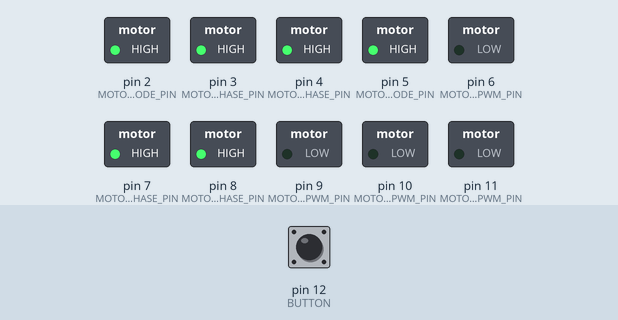
Recording of a sketch running on a simulated Arduino Nano, built with avr-gcc and run on an emulated ATmega328P. On the bench: switched loads named in the sketch (green lamp = pin HIGH). The test bench sets the inputs (shaded band); at power-on: pin 12 (BUTTON) HIGH.

Above: at 1.2 s.
1.3 s: pin 12 (BUTTON) pulled LOW for 0.15 s
At 3.3 s:
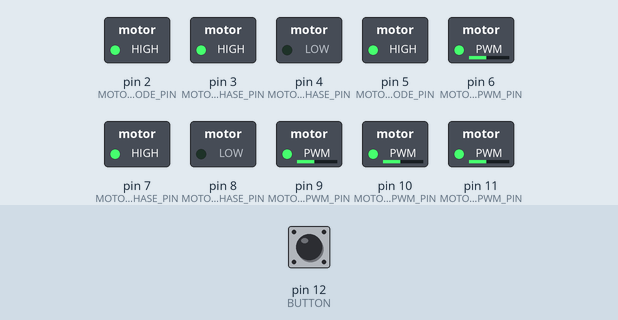
At 6.2 s:
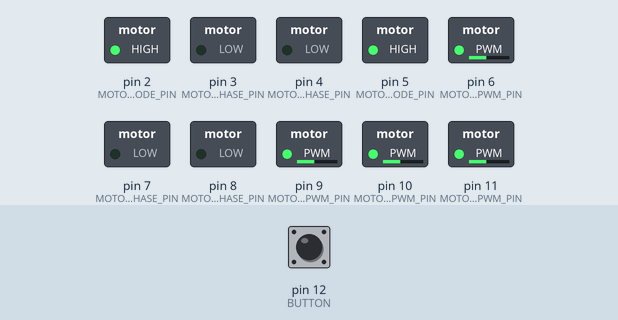
7.4 s: pin 12 (BUTTON) pulled LOW for 1 s
At 11.3 s:
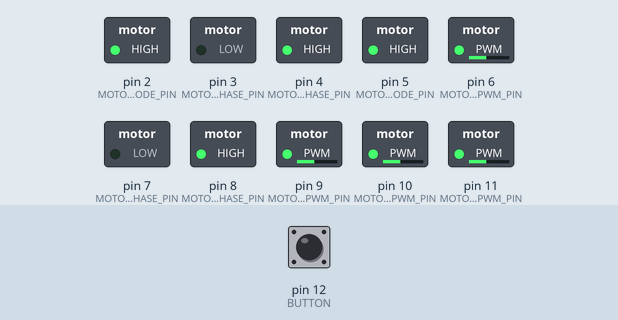
Timing chart, 0 to 16.4 s (numbered marks = the images above; inputs shaded):
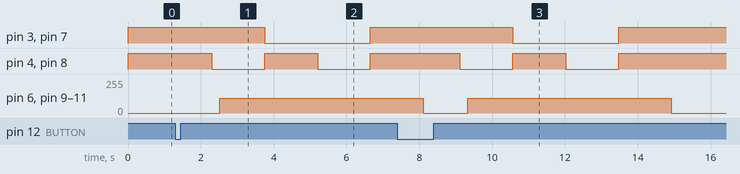

The sketch:

Minibot.ino
```cpp
#include "RoverFunctions.hpp"

void setup() {
  // put your setup code here, to run once:
  InitializeRover();
}
void loop() {
  // put your main code here, to run repeatedly:
  if(ButtonPressed()){
    DelaySeconds(1);
    #include "Code.h"
    Stop();
  }

}
```

Code.h
```cpp
/* Place code here!*/
Spin(LEFT,1);
Spin(RIGHT,1);
Forward(1);
Backward(1);
```

RoverFunctions.cpp
```cpp
#include "RoverFunctions.hpp"

#define MOTOR1B_PWM_PIN 11
#define MOTOR1B_PHASE_PIN 8
#define MOTOR1A_PWM_PIN 10
#define MOTOR1A_PHASE_PIN 7
#define MOTOR1_MODE_PIN 5

#define MOTOR2B_PWM_PIN 9
#define MOTOR2B_PHASE_PIN 4
#define MOTOR2A_PWM_PIN 6
#define MOTOR2A_PHASE_PIN 3
#define MOTOR2_MODE_PIN 2

#define DEFAULT_SPEED 110
#define DEFAULT_SPEED_SLOW 210

int motor1BSpeed = 0;
int motor1ASpeed = 0;
int motor2BSpeed = 0;
int motor2ASpeed = 0;

static inline bool ReachTarget(int* current, int target){
  bool ret = false;
  if(*current < target){
    (*current)++;
    ret = true;
  }
  else if (*current > target){
    (*current)--;
    ret = true;
  }

  return ret;
}

void DelaySeconds(float time){
  if(time < 0) time = -1*time;
  if(time>MAX_DELAY) time = MAX_DELAY;
  delay(time*1000);
}

bool ButtonPressed(void){
  if(digitalRead(BUTTON)){
    return false;
  } else {
    return true;
  }
}

static void SetSpeeds(int M1BTarget,int M1ATarget,int M2BTarget,int M2ATarget){
  int expirationCnt = 0;
  bool refresh = true;
  while(refresh && (expirationCnt<255)){
    refresh = false;
    if(ReachTarget(&motor1BSpeed,M1BTarget)){
      analogWrite(MOTOR1B_PWM_PIN, motor1BSpeed);
      refresh = true;
    }
    if(ReachTarget(&motor1ASpeed,M1ATarget)){
      analogWrite(MOTOR1A_PWM_PIN, motor1ASpeed);
      refresh = true;
    }
    if(ReachTarget(&motor2BSpeed,M2BTarget)){
      analogWrite(MOTOR2B_PWM_PIN, motor2BSpeed);
      refresh = true;
    }
    if(ReachTarget(&motor2ASpeed,M2ATarget)){
      analogWrite(MOTOR2A_PWM_PIN, motor2ASpeed);
      refresh = true;
    }
    delay(2);
    expirationCnt++;
  }
}

void Stop(void){
  SetSpeeds(0,0,0,0);
  /*analogWrite(MOTOR1B_PWM_PIN, 0);
  analogWrite(MOTOR1A_PWM_PIN, 0);
  analogWrite(MOTOR2B_PWM_PIN, 0);
  analogWrite(MOTOR2A_PWM_PIN, 0);*/
}

void stop(void){
  Stop();
}

void Forward(float time){
  digitalWrite(MOTOR1B_PHASE_PIN, FORWARD);
  digitalWrite(MOTOR1A_PHASE_PIN, FORWARD);
  digitalWrite(MOTOR2B_PHASE_PIN, FORWARD);
  digitalWrite(MOTOR2A_PHASE_PIN, FORWARD);
  SetSpeeds(DEFAULT_SPEED,DEFAULT_SPEED,DEFAULT_SPEED,DEFAULT_SPEED);
  /*analogWrite(MOTOR1B_PWM_PIN, DEFAULT_SPEED);
  analogWrite(MOTOR1A_PWM_PIN, DEFAULT_SPEED);
  analogWrite(MOTOR2B_PWM_PIN, DEFAULT_SPEED);
  analogWrite(MOTOR2A_PWM_PIN, DEFAULT_SPEED);*/
  DelaySeconds(time);
  Stop();
}

void forward(float time){
  Forward(time);
}

void Backward(float time){
  digitalWrite(MOTOR1B_PHASE_PIN, BACKWARD);
  digitalWrite(MOTOR1A_PHASE_PIN, BACKWARD);
  digitalWrite(MOTOR2B_PHASE_PIN, BACKWARD);
  digitalWrite(MOTOR2A_PHASE_PIN, BACKWARD);
  SetSpeeds(DEFAULT_SPEED,DEFAULT_SPEED,DEFAULT_SPEED,DEFAULT_SPEED);
  /*analogWrite(MOTOR1B_PWM_PIN, DEFAULT_SPEED);
  analogWrite(MOTOR1A_PWM_PIN, DEFAULT_SPEED);
  analogWrite(MOTOR2B_PWM_PIN, DEFAULT_SPEED);
  analogWrite(MOTOR2A_PWM_PIN, DEFAULT_SPEED);*/
  DelaySeconds(time);
  Stop();
}

void backward(float time){
  Backward(time);
}

void Spin(bool dir, float time){
  digitalWrite(MOTOR1B_PHASE_PIN, dir);
  digitalWrite(MOTOR1A_PHASE_PIN, !dir);
  digitalWrite(MOTOR2B_PHASE_PIN, dir);
  digitalWrite(MOTOR2A_PHASE_PIN, !dir);
  SetSpeeds(DEFAULT_SPEED,DEFAULT_SPEED,DEFAULT_SPEED,DEFAULT_SPEED);
  /*analogWrite(MOTOR1B_PWM_PIN, DEFAULT_SPEED);
  analogWrite(MOTOR1A_PWM_PIN, DEFAULT_SPEED);
  analogWrite(MOTOR2B_PWM_PIN, DEFAULT_SPEED);
  analogWrite(MOTOR2A_PWM_PIN, DEFAULT_SPEED);*/
  DelaySeconds(time);
  Stop();
}

void spin(bool dir, float time){
  Spin(dir, time);
}

void InitializeRover(void){
  pinMode(MOTOR1B_PWM_PIN, OUTPUT);
  pinMode(MOTOR1B_PHASE_PIN, OUTPUT);
  pinMode(MOTOR1A_PWM_PIN, OUTPUT);
  pinMode(MOTOR1A_PHASE_PIN, OUTPUT);
  pinMode(MOTOR1_MODE_PIN, OUTPUT);

  pinMode(MOTOR2B_PWM_PIN, OUTPUT);
  pinMode(MOTOR2B_PHASE_PIN, OUTPUT);
  pinMode(MOTOR2A_PWM_PIN, OUTPUT);
  pinMode(MOTOR2A_PHASE_PIN, OUTPUT);
  pinMode(MOTOR2_MODE_PIN, OUTPUT);

  pinMode(BUTTON, INPUT_PULLUP);

  digitalWrite(MOTOR1_MODE_PIN, HIGH);
  digitalWrite(MOTOR1B_PHASE_PIN, HIGH);
  digitalWrite(MOTOR1A_PHASE_PIN, HIGH);

  digitalWrite(MOTOR2_MODE_PIN, HIGH);
  digitalWrite(MOTOR2B_PHASE_PIN, HIGH);
  digitalWrite(MOTOR2A_PHASE_PIN, HIGH);
}
```

RoverFunctions.hpp
```cpp
#ifndef __ROVER_FUNCTIONS_H_
#define __ROVER_FUNCTIONS_H_

#include "Arduino.h"

#define MAX_DELAY 5

#define BUTTON 12

#define LEFT false
#define RIGHT true
#define left false
#define right true

#define FORWARD LOW
#define BACKWARD !FORWARD

void DelaySeconds(float time);

bool ButtonPressed(void);

void InitializeRover(void);

void Forward(float time);
void forward(float time);

void Backward(float time);
void backward(float time);

void Spin(bool dir, float time);
void spin(bool dir, float time);

void Stop(void);
void stop(void);

#endif
```

Measured:
- after the input at 1.3 s, pin 3 (MOTOR2A_PHASE_PIN): HIGH → LOW after 2.5 s, → HIGH 2.9 s later; pin 4 (MOTOR2B_PHASE_PIN): alternates HIGH for 1.5 s and LOW for 1.5 s, starting after 1.0 s
- after the input at 7.4 s, pin 3 (MOTOR2A_PHASE_PIN), pin 7 (MOTOR1A_PHASE_PIN): HIGH → LOW after 3.2 s, → HIGH 2.9 s later; pin 4 (MOTOR2B_PHASE_PIN), pin 8 (MOTOR1B_PHASE_PIN): alternates HIGH for 1.5 s and LOW for 1.5 s, 4 changes in all, then stays HIGH, starting after 1.7 s
